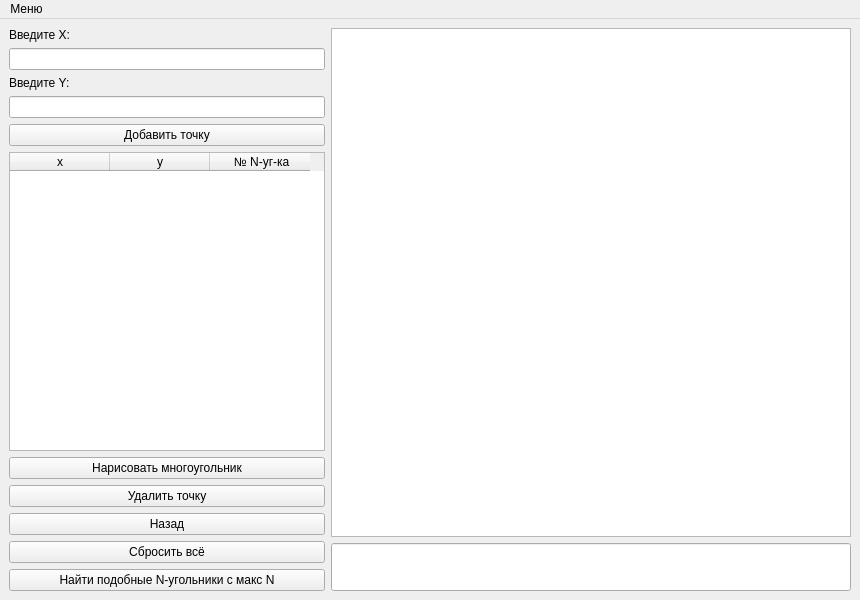
<?xml version="1.0" encoding="UTF-8"?>
<ui version="4.0">
 <class>MainWindow</class>
 <widget class="QMainWindow" name="MainWindow">
  <property name="geometry">
   <rect>
    <x>0</x>
    <y>0</y>
    <width>860</width>
    <height>600</height>
   </rect>
  </property>
  <property name="minimumSize">
   <size>
    <width>850</width>
    <height>600</height>
   </size>
  </property>
  <property name="windowTitle">
   <string>MainWindow</string>
  </property>
  <widget class="QWidget" name="centralwidget">
   <layout class="QHBoxLayout" name="horizontalLayout_5">
    <item>
     <layout class="QVBoxLayout" name="verticalLayout_2">
      <item>
       <widget class="QLabel" name="label">
        <property name="maximumSize">
         <size>
          <width>350</width>
          <height>16777215</height>
         </size>
        </property>
        <property name="text">
         <string>Введите X:</string>
        </property>
       </widget>
      </item>
      <item>
       <widget class="QLineEdit" name="lineX">
        <property name="maximumSize">
         <size>
          <width>350</width>
          <height>16777215</height>
         </size>
        </property>
       </widget>
      </item>
      <item>
       <widget class="QLabel" name="label_3">
        <property name="maximumSize">
         <size>
          <width>350</width>
          <height>16777215</height>
         </size>
        </property>
        <property name="text">
         <string>Введите Y:</string>
        </property>
       </widget>
      </item>
      <item>
       <widget class="QLineEdit" name="lineY">
        <property name="maximumSize">
         <size>
          <width>350</width>
          <height>16777215</height>
         </size>
        </property>
       </widget>
      </item>
      <item>
       <widget class="QPushButton" name="addButton">
        <property name="maximumSize">
         <size>
          <width>350</width>
          <height>16777215</height>
         </size>
        </property>
        <property name="text">
         <string>Добавить точку</string>
        </property>
       </widget>
      </item>
      <item>
       <widget class="QTableWidget" name="table">
        <property name="maximumSize">
         <size>
          <width>350</width>
          <height>16777215</height>
         </size>
        </property>
        <property name="horizontalScrollBarPolicy">
         <enum>Qt::ScrollBarAlwaysOff</enum>
        </property>
        <property name="selectionMode">
         <enum>QAbstractItemView::ExtendedSelection</enum>
        </property>
        <column>
         <property name="text">
          <string>x</string>
         </property>
        </column>
        <column>
         <property name="text">
          <string>y</string>
         </property>
        </column>
        <column>
         <property name="text">
          <string notr="true"> № N-уг-ка</string>
         </property>
        </column>
       </widget>
      </item>
      <item>
       <widget class="QPushButton" name="drawbutton">
        <property name="maximumSize">
         <size>
          <width>350</width>
          <height>16777215</height>
         </size>
        </property>
        <property name="text">
         <string>Нарисовать многоугольник</string>
        </property>
       </widget>
      </item>
      <item>
       <widget class="QPushButton" name="deletebutton">
        <property name="maximumSize">
         <size>
          <width>350</width>
          <height>16777215</height>
         </size>
        </property>
        <property name="text">
         <string>Удалить точку</string>
        </property>
       </widget>
      </item>
      <item>
       <widget class="QPushButton" name="backbutton">
        <property name="maximumSize">
         <size>
          <width>350</width>
          <height>16777215</height>
         </size>
        </property>
        <property name="text">
         <string>Назад</string>
        </property>
       </widget>
      </item>
      <item>
       <widget class="QPushButton" name="cleanbutton">
        <property name="maximumSize">
         <size>
          <width>350</width>
          <height>16777215</height>
         </size>
        </property>
        <property name="text">
         <string>Сбросить всё</string>
        </property>
       </widget>
      </item>
      <item>
       <widget class="QPushButton" name="findbutton">
        <property name="maximumSize">
         <size>
          <width>350</width>
          <height>16777215</height>
         </size>
        </property>
        <property name="text">
         <string>Найти подобные N-угольники с макс N</string>
        </property>
       </widget>
      </item>
     </layout>
    </item>
    <item>
     <layout class="QVBoxLayout" name="verticalLayout">
      <item>
       <widget class="QGraphicsView" name="graphicsView">
        <property name="verticalScrollBarPolicy">
         <enum>Qt::ScrollBarAlwaysOff</enum>
        </property>
        <property name="horizontalScrollBarPolicy">
         <enum>Qt::ScrollBarAlwaysOff</enum>
        </property>
       </widget>
      </item>
      <item>
       <widget class="QLineEdit" name="lineEdit">
        <property name="minimumSize">
         <size>
          <width>520</width>
          <height>48</height>
         </size>
        </property>
       </widget>
      </item>
     </layout>
    </item>
   </layout>
  </widget>
  <widget class="QMenuBar" name="menubar">
   <property name="geometry">
    <rect>
     <x>0</x>
     <y>0</y>
     <width>860</width>
     <height>21</height>
    </rect>
   </property>
   <property name="maximumSize">
    <size>
     <width>16777215</width>
     <height>21</height>
    </size>
   </property>
   <widget class="QMenu" name="menu">
    <property name="title">
     <string>Меню</string>
    </property>
    <addaction name="separator"/>
    <addaction name="action_6"/>
    <addaction name="action_8"/>
    <addaction name="separator"/>
    <addaction name="action_9"/>
    <addaction name="separator"/>
   </widget>
   <addaction name="menu"/>
  </widget>
  <action name="action_6">
   <property name="text">
    <string>О программе</string>
   </property>
  </action>
  <action name="action_8">
   <property name="text">
    <string>Об авторе</string>
   </property>
  </action>
  <action name="action_9">
   <property name="text">
    <string>Выход</string>
   </property>
  </action>
 </widget>
 <resources/>
 <connections/>
</ui>
